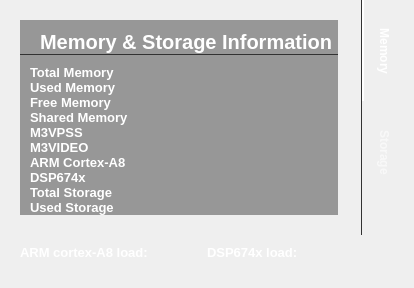
                  <widget class="QWidget" name="subtab_Resource">
                   <property name="styleSheet">
                    <string notr="true">#resource_infowidget
{	
	background-color: rgba(50, 50, 50, 120);
	margin:20px;
}
QLabel#resource_infoLabel{
border-style:outset;
border-bottom-width:1px;
font:bold 15pt Arial;
padding-left:15px;
margin-top:10px;
border-color:rgba(50,50,50,255);
}
QLabel{color:white;
font:bold 10pt Arial;
}
</string>
                   </property>
                   <attribute name="title">
                    <string>Resource</string>
                   </attribute>
                   <layout class="QVBoxLayout" name="verticalLayout_19" stretch="3,0,2">
                    <property name="spacing">
                     <number>0</number>
                    </property>
                    <property name="leftMargin">
                     <number>0</number>
                    </property>
                    <property name="topMargin">
                     <number>0</number>
                    </property>
                    <property name="rightMargin">
                     <number>0</number>
                    </property>
                    <property name="bottomMargin">
                     <number>0</number>
                    </property>
                    <item>
                     <layout class="QHBoxLayout" name="resource_memoryinfolayout" stretch="2,3">
                      <property name="spacing">
                       <number>0</number>
                      </property>
                      <item>
                       <widget class="QWidget" name="resource_infowidget" native="true">
                        <layout class="QVBoxLayout" name="verticalLayout_13">
                         <property name="spacing">
                          <number>10</number>
                         </property>
                         <property name="leftMargin">
                          <number>20</number>
                         </property>
                         <property name="topMargin">
                          <number>20</number>
                         </property>
                         <property name="rightMargin">
                          <number>20</number>
                         </property>
                         <property name="bottomMargin">
                          <number>20</number>
                         </property>
                         <item>
                          <widget class="QLabel" name="resource_infoLabel">
                           <property name="sizePolicy">
                            <sizepolicy hsizetype="Preferred" vsizetype="Fixed">
                             <horstretch>0</horstretch>
                             <verstretch>0</verstretch>
                            </sizepolicy>
                           </property>
                           <property name="text">
                            <string>Memory &amp; Storage Information</string>
                           </property>
                          </widget>
                         </item>
                         <item>
                          <layout class="QGridLayout" name="resource_infolayout" columnstretch="0,0">
                           <property name="leftMargin">
                            <number>10</number>
                           </property>
                           <property name="spacing">
                            <number>0</number>
                           </property>
                           <item row="6" column="1">
                            <widget class="QLabel" name="resource_armvalueLabel">
                             <property name="text">
                              <string/>
                             </property>
                            </widget>
                           </item>
                           <item row="7" column="0">
                            <widget class="QLabel" name="resource_dspLabel">
                             <property name="text">
                              <string>DSP674x</string>
                             </property>
                            </widget>
                           </item>
                           <item row="7" column="1">
                            <widget class="QLabel" name="resource_dspvalueLabel">
                             <property name="text">
                              <string/>
                             </property>
                            </widget>
                           </item>
                           <item row="0" column="0">
                            <widget class="QLabel" name="resource_totalmemoryLabel">
                             <property name="text">
                              <string>Total Memory</string>
                             </property>
                            </widget>
                           </item>
                           <item row="0" column="1">
                            <widget class="QLabel" name="resource_totalmemoryvalueLabel">
                             <property name="text">
                              <string/>
                             </property>
                            </widget>
                           </item>
                           <item row="1" column="0">
                            <widget class="QLabel" name="resource_usedmemoryLabel">
                             <property name="text">
                              <string>Used Memory</string>
                             </property>
                            </widget>
                           </item>
                           <item row="1" column="1">
                            <widget class="QLabel" name="resource_usedmemoryvalueLabel">
                             <property name="text">
                              <string/>
                             </property>
                            </widget>
                           </item>
                           <item row="2" column="0">
                            <widget class="QLabel" name="resource_freememoryLabel">
                             <property name="text">
                              <string>Free Memory</string>
                             </property>
                            </widget>
                           </item>
                           <item row="2" column="1">
                            <widget class="QLabel" name="resource_freememoryvalueLabel">
                             <property name="text">
                              <string/>
                             </property>
                            </widget>
                           </item>
                           <item row="6" column="0">
                            <widget class="QLabel" name="resource_armLabel">
                             <property name="text">
                              <string>ARM Cortex-A8</string>
                             </property>
                            </widget>
                           </item>
                           <item row="9" column="0">
                            <widget class="QLabel" name="resource_usedstorageLabel">
                             <property name="text">
                              <string>Used Storage</string>
                             </property>
                            </widget>
                           </item>
                           <item row="8" column="0">
                            <widget class="QLabel" name="resource_totalstorageLabel">
                             <property name="text">
                              <string>Total Storage</string>
                             </property>
                            </widget>
                           </item>
                           <item row="4" column="0">
                            <widget class="QLabel" name="resource_m3vpssLabel">
                             <property name="text">
                              <string>M3VPSS</string>
                             </property>
                            </widget>
                           </item>
                           <item row="8" column="1">
                            <widget class="QLabel" name="resource_totalstoragevalueLabel">
                             <property name="text">
                              <string/>
                             </property>
                            </widget>
                           </item>
                           <item row="5" column="0">
                            <widget class="QLabel" name="resource_m3videoLabel">
                             <property name="text">
                              <string>M3VIDEO</string>
                             </property>
                            </widget>
                           </item>
                           <item row="9" column="1">
                            <widget class="QLabel" name="resource_usedstoragevalueLabel">
                             <property name="text">
                              <string/>
                             </property>
                            </widget>
                           </item>
                           <item row="4" column="1">
                            <widget class="QLabel" name="resource_m3vpssvalueLabel">
                             <property name="text">
                              <string/>
                             </property>
                            </widget>
                           </item>
                           <item row="5" column="1">
                            <widget class="QLabel" name="resource_m3videovalueLabel">
                             <property name="text">
                              <string/>
                             </property>
                            </widget>
                           </item>
                           <item row="3" column="0">
                            <widget class="QLabel" name="resource_sharedmemoryLabel">
                             <property name="text">
                              <string>Shared Memory</string>
                             </property>
                            </widget>
                           </item>
                           <item row="3" column="1">
                            <widget class="QLabel" name="resource_sharedmemoryvalueLabel">
                             <property name="text">
                              <string/>
                             </property>
                            </widget>
                           </item>
                          </layout>
                         </item>
                        </layout>
                       </widget>
                      </item>
                      <item>
                       <widget class="QTabWidget" name="resource_infochart">
                        <property name="styleSheet">
                         <string notr="true">QTabWidget::tab-bar{alignment:left;}
QTabBar::tab {
	width:100px;
	height:100px;
    color: rgb(255,255,255);
    background-color: rgba(0,0,0,0);  
padding-left:-30px; 
padding-right:-20px;
font-weight:bold;
font-family:Arial;
	
}
QTabBar::tab:selectd{background-color:rgba(0,0,0,0);border-style:outset;border-left-width: 2px;border-bottom-width:0px;border-color: rgba(255,255,255,255);padding-top:1px;}
QTabBar::tab:!selected{color:rgba(255,255,255,150);background-color:rgba(0,0,0,0);border-style:outset;border-left-width: 2px;border-color:rgba(50,50,50,0);}
QTabBar::tab:!selected:hover{color:rgba(255,255,255,255);background-color:rgba(0,0,0,0);border-style:outset;border-left-width: 2px;border-color:rgba(50,50,50,0);}
QTabWidget::pane{background-color:rgba(0,0,0,0);border-style:outset;border-right-width:1px;border-top-width:0px;border-color:rgba(50,50,50,255);}
</string>
                        </property>
                        <property name="tabPosition">
                         <enum>QTabWidget::East</enum>
                        </property>
                        <property name="tabShape">
                         <enum>QTabWidget::Rounded</enum>
                        </property>
                        <property name="currentIndex">
                         <number>0</number>
                        </property>
                        <widget class="QWidget" name="resource_memorychart">
                         <attribute name="title">
                          <string>Memory</string>
                         </attribute>
                         <layout class="QGridLayout" name="resource_memorychartlayout">
                          <property name="leftMargin">
                           <number>0</number>
                          </property>
                          <property name="topMargin">
                           <number>0</number>
                          </property>
                          <property name="rightMargin">
                           <number>0</number>
                          </property>
                          <property name="bottomMargin">
                           <number>0</number>
                          </property>
                          <property name="spacing">
                           <number>0</number>
                          </property>
                         </layout>
                        </widget>
                        <widget class="QWidget" name="resource_storagechart">
                         <attribute name="title">
                          <string>Storage</string>
                         </attribute>
                         <layout class="QGridLayout" name="resource_storagechartlayout">
                          <property name="leftMargin">
                           <number>0</number>
                          </property>
                          <property name="topMargin">
                           <number>0</number>
                          </property>
                          <property name="rightMargin">
                           <number>0</number>
                          </property>
                          <property name="bottomMargin">
                           <number>0</number>
                          </property>
                          <property name="spacing">
                           <number>0</number>
                          </property>
                         </layout>
                        </widget>
                       </widget>
                      </item>
                     </layout>
                    </item>
                    <item>
                     <widget class="QWidget" name="resource_cpuloadinfowidget" native="true">
                      <layout class="QHBoxLayout" name="horizontalLayout_9">
                       <property name="spacing">
                        <number>0</number>
                       </property>
                       <property name="leftMargin">
                        <number>20</number>
                       </property>
                       <property name="topMargin">
                        <number>10</number>
                       </property>
                       <property name="rightMargin">
                        <number>20</number>
                       </property>
                       <property name="bottomMargin">
                        <number>10</number>
                       </property>
                       <item>
                        <widget class="QLabel" name="resource_armcortexa8loadlabel">
                         <property name="text">
                          <string>ARM cortex-A8 load:</string>
                         </property>
                        </widget>
                       </item>
                       <item>
                        <widget class="QLabel" name="resource_dsp674xloadlabel">
                         <property name="text">
                          <string>DSP674x load:</string>
                         </property>
                        </widget>
                       </item>
                      </layout>
                     </widget>
                    </item>
                    <item>
                     <widget class="QWidget" name="resource_cpuloadwidget" native="true">
                      <layout class="QGridLayout" name="resource_cpuloadlayout"/>
                     </widget>
                    </item>
                   </layout>
                  </widget>
